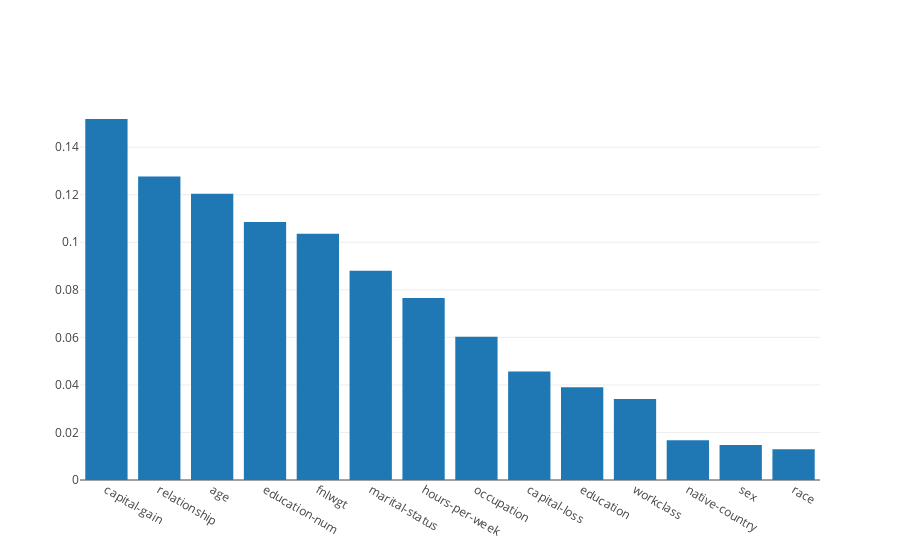

This figure's notebook cell:
### Markdown cell above
## Feature analysis and PDP

What you can change if you want to earn more than 50k?  during 1996

### Code cell
data = [go.Bar(
            x=list(imps.keys()),
            y=list(imps.values())
    )]

iplot(data, filename='basic-bar')

### Figure 1 — Plotly figure (JSON) as saved in the notebook; plotly's stock layout.template omitted (floating-point values rounded to 4 significant figures)
{"data": [{"type": "bar", "uid": "95c8261b-9198-4818-905f-269d54765567", "x": ["capital-gain", "relationship", "age", "education-num", "fnlwgt", "marital-status", "hours-per-week", "occupation", "capital-loss", "education", "workclass", "native-country", "sex", "race"], "y": [0.1519, 0.1277, 0.1204, 0.1085, 0.1036, 0.088, 0.07656, 0.06023, 0.04563, 0.039, 0.03409, 0.01675, 0.01476, 0.01291]}], "layout": {}}
